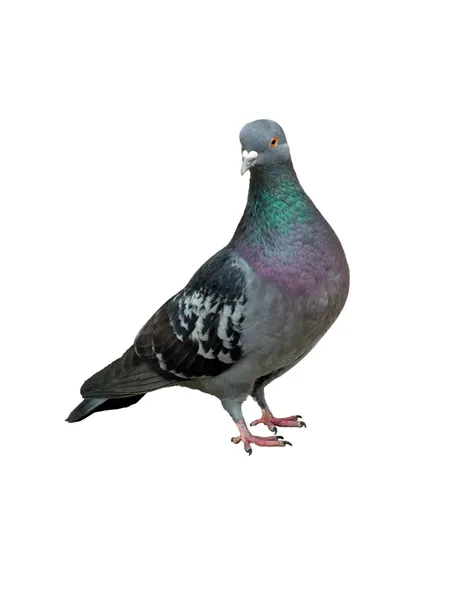
#> input picture pi2.jpeg, 450 x 600 px
$ python size.py
#> lines starting #> are read from the running program, lines starting #| are printed output that depends on the picture
import os
import urllib.request

import cv2
import numpy as np


def resize():
    try:
        # entrer le nom du fichier de l'image
        filename =  "pi2.jpeg"
        #lire l'image
        oriimg = cv2.imread(filename)
#> oriimg is the input picture: shape (600, 450, 3); mean B, G, R 231.9, 231.7, 231.1
        # redimensionnement de l'image
        newimg = cv2.resize(oriimg,(800, 548))
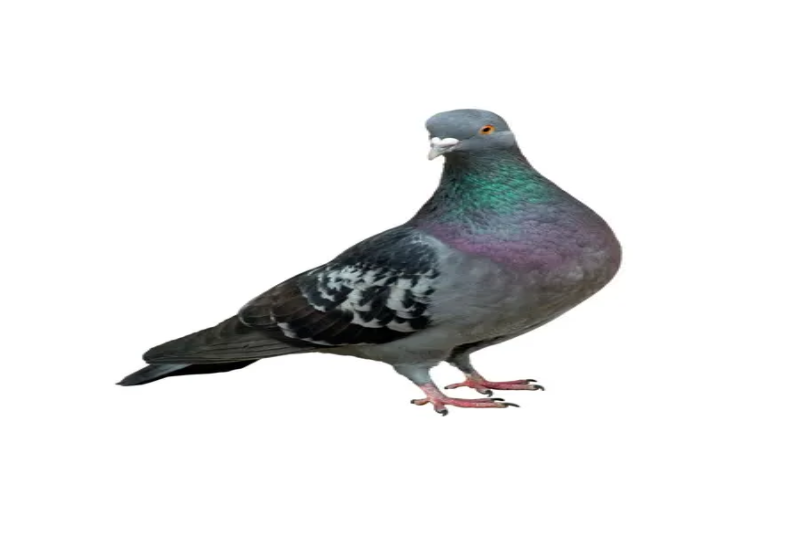
#> newimg: shape (548, 800, 3); mean B, G, R 231.9, 231.7, 231.1
        # afficher l'image
        cv2.imshow("Show by CV2",newimg)
        cv2.waitKey(0)
        # sauvegarder l'image
        cv2.imwrite("pi2" + ".jpg",newimg)
        #importation de librairie nécessaires


    #fonction qui enregistre les images et les numérotes

    except Exception as e:
        print(str(e))

resize()

$ run again, with merle.jpeg copied over pi2.jpeg
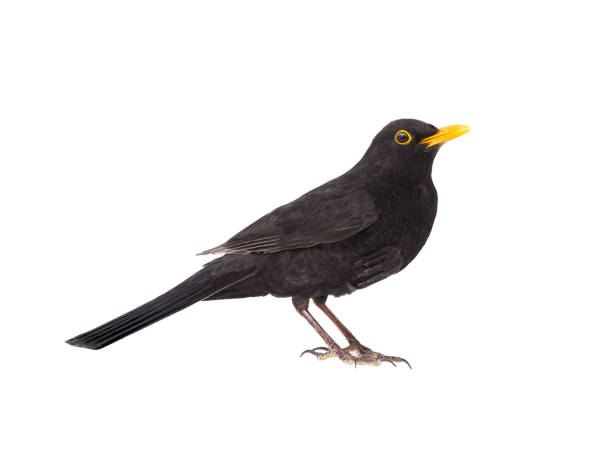
#> input picture merle.jpeg, 612 x 459 px
#> in resize, oriimg is the input picture: shape (459, 612, 3); mean B, G, R 233.4, 233.6, 234.7
#> in resize, `newimg = cv2.resize(oriimg,(800, 548))`:
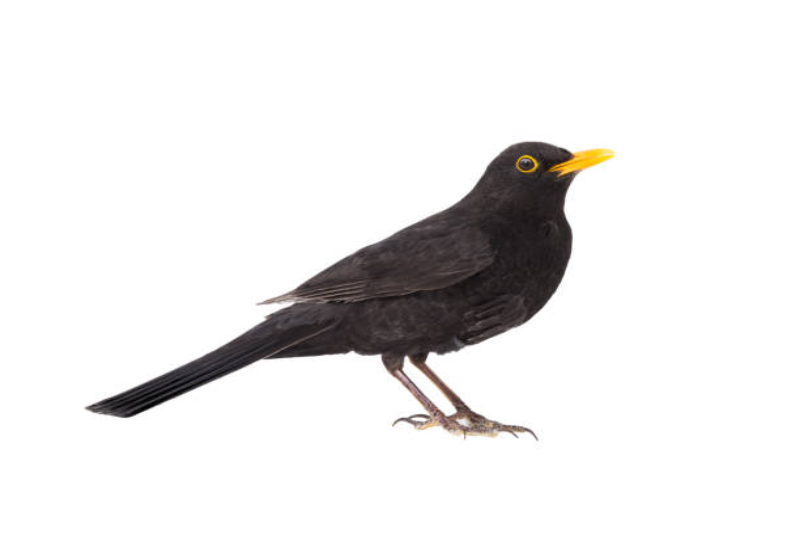
#> newimg: shape (548, 800, 3); mean B, G, R 233.4, 233.6, 234.7
